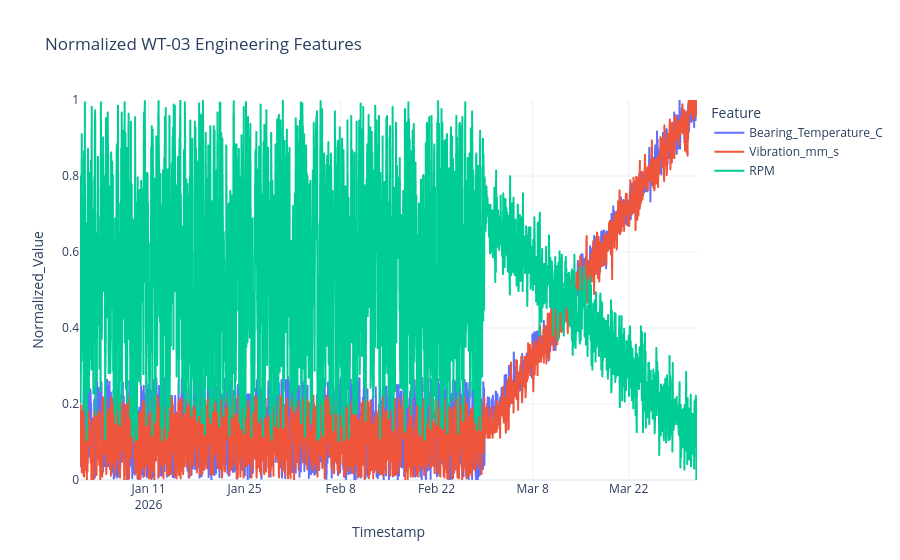

Source (notebook cell):
### Markdown cell above
## Section 3: Normalized Engineering Analysis [15 mins]Temperature, vibration, and RPM live on different scales, so direct comparison is hard. Normalisation puts them on a common scale and makes the drift easier to compare.This is useful when you want to compare trends or build a simple health score.

### Code cell
wt03_df = df[df['Turbine_ID'] == 'WT-03'].sort_values('Timestamp').copy()
features = ['Bearing_Temperature_C', 'Vibration_mm_s', 'RPM']

for feature in features:
    feature_min = wt03_df[feature].min()
    feature_max = wt03_df[feature].max()
    wt03_df[f'{feature}_Normalized'] = (wt03_df[feature] - feature_min) / (feature_max - feature_min)

normalized_long = wt03_df.melt(
    id_vars='Timestamp',
    value_vars=[f'{feature}_Normalized' for feature in features],
    var_name='Feature',
    value_name='Normalized_Value',
)

normalized_long['Feature'] = normalized_long['Feature'].str.replace('_Normalized', '', regex=False)

fig = px.line(
    normalized_long,
    x='Timestamp',
    y='Normalized_Value',
    color='Feature',
    markers=False,
    title='Normalized WT-03 Engineering Features',
)
fig.update_layout(template='plotly_white', yaxis_range=[0, 1])
fig

### Figure 1 — Plotly figure (JSON) as saved in the notebook; plotly's stock layout.template omitted (floating-point values rounded to 4 significant figures; data arrays with more than 128 entries replaced by an {"elided": "..."} marker saying what was removed)
{"data": [{"hovertemplate": "Feature=Bearing_Temperature_C<br>Timestamp=%{x}<br>Normalized_Value=%{y}<extra></extra>", "legendgroup": "Bearing_Temperature_C", "line": {"color": "#636efa", "dash": "solid"}, "marker": {"symbol": "circle"}, "mode": "lines", "name": "Bearing_Temperature_C", "showlegend": true, "type": "scattergl", "x": {"elided": "2160 str values"}, "xaxis": "x", "y": {"elided": "2160 float values"}, "yaxis": "y"}, {"hovertemplate": "Feature=Vibration_mm_s<br>Timestamp=%{x}<br>Normalized_Value=%{y}<extra></extra>", "legendgroup": "Vibration_mm_s", "line": {"color": "#EF553B", "dash": "solid"}, "marker": {"symbol": "circle"}, "mode": "lines", "name": "Vibration_mm_s", "showlegend": true, "type": "scattergl", "x": {"elided": "2160 str values"}, "xaxis": "x", "y": {"elided": "2160 float values"}, "yaxis": "y"}, {"hovertemplate": "Feature=RPM<br>Timestamp=%{x}<br>Normalized_Value=%{y}<extra></extra>", "legendgroup": "RPM", "line": {"color": "#00cc96", "dash": "solid"}, "marker": {"symbol": "circle"}, "mode": "lines", "name": "RPM", "showlegend": true, "type": "scattergl", "x": {"elided": "2160 str values"}, "xaxis": "x", "y": {"elided": "2160 float values"}, "yaxis": "y"}], "layout": {"legend": {"title": {"text": "Feature"}, "tracegroupgap": 0}, "title": {"text": "Normalized WT-03 Engineering Features"}, "xaxis": {"anchor": "y", "domain": [0, 1], "title": {"text": "Timestamp"}}, "yaxis": {"anchor": "x", "domain": [0, 1], "range": [0, 1], "title": {"text": "Normalized_Value"}}}}
